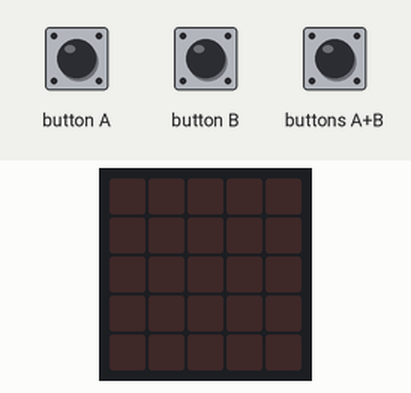
Recording of a program running on a simulated BBC micro:bit (MakeCode). On the bench: the board's 5×5 LED display. The test bench sets the inputs (shaded band).

Above: at 1.2 s.
1.3 s: button A pressed for 0.15 s
At 2.1 s:
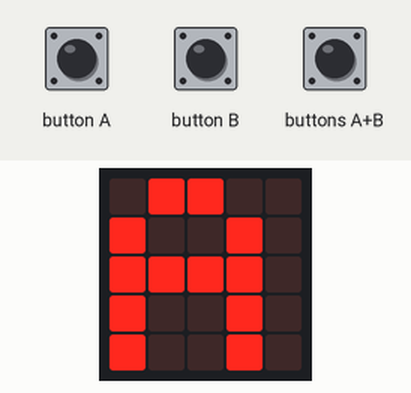
2.9 s: button B pressed for 0.15 s
At 3.4 s:
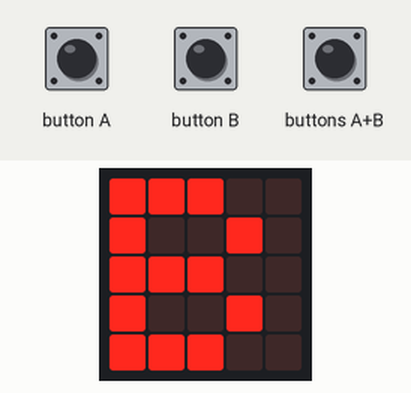
4.5 s: buttons A+B pressed for 0.15 s
At 5.8 s:
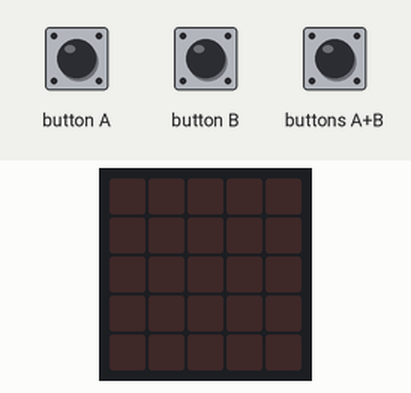
Timing chart, 0 to 7.5 s (numbered marks = the images above; inputs shaded):
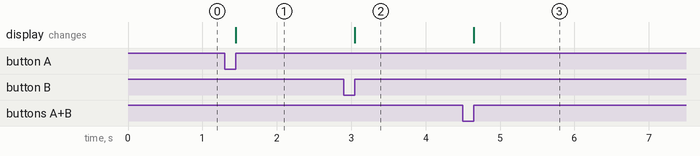

The program:

main.ts
```typescript
let A_száma = 0
let összeg = 0
let B_száma = 0
input.onButtonPressed(Button.A, function () {
    basic.showString("A")
    A_száma += 1
    összeg += 2
})
input.onButtonPressed(Button.AB, function () {
    A_száma = 0
    B_száma = 0
    összeg = 0
    basic.clearScreen()
})
input.onButtonPressed(Button.B, function () {
    basic.showString("B")
    B_száma += 1
    összeg += -1
})
basic.forever(function () {
    if (A_száma + B_száma == 10) {
        basic.clearScreen()
        basic.showNumber(összeg)
    }
})
```

test.ts
```typescript
// ide kerülnek a tesztek; a rendszer ezt nem kompilálja, ha a csomagot bővítményként használják.
```

Measured:
- after the input at 1.3 s, the display: changes after 0.15 s (image 1)
- after the input at 2.9 s, the display: changes after 0.15 s (image 2)
- after the input at 4.5 s, the display: changes after 0.15 s (image 3)
